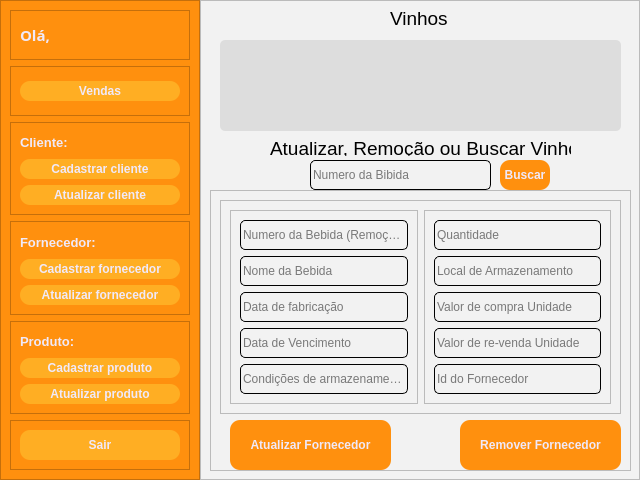
<?xml version="1.0" encoding="UTF-8"?>
<ui version="4.0">
 <class>MainWindow</class>
 <widget class="QMainWindow" name="MainWindow">
  <property name="geometry">
   <rect>
    <x>0</x>
    <y>0</y>
    <width>640</width>
    <height>480</height>
   </rect>
  </property>
  <property name="minimumSize">
   <size>
    <width>640</width>
    <height>480</height>
   </size>
  </property>
  <property name="maximumSize">
   <size>
    <width>640</width>
    <height>480</height>
   </size>
  </property>
  <property name="windowTitle">
   <string>MainWindow</string>
  </property>
  <widget class="QWidget" name="centralwidget">
   <layout class="QHBoxLayout" name="horizontalLayout">
    <property name="spacing">
     <number>0</number>
    </property>
    <property name="leftMargin">
     <number>0</number>
    </property>
    <property name="topMargin">
     <number>0</number>
    </property>
    <property name="rightMargin">
     <number>0</number>
    </property>
    <property name="bottomMargin">
     <number>0</number>
    </property>
    <item>
     <widget class="QFrame" name="frame">
      <property name="enabled">
       <bool>true</bool>
      </property>
      <property name="minimumSize">
       <size>
        <width>50</width>
        <height>0</height>
       </size>
      </property>
      <property name="maximumSize">
       <size>
        <width>200</width>
        <height>16777215</height>
       </size>
      </property>
      <property name="styleSheet">
       <string notr="true">background-color: rgb(255, 144, 14);</string>
      </property>
      <property name="frameShape">
       <enum>QFrame::StyledPanel</enum>
      </property>
      <property name="frameShadow">
       <enum>QFrame::Raised</enum>
      </property>
      <layout class="QVBoxLayout" name="verticalLayout">
       <item>
        <widget class="QFrame" name="frame_3">
         <property name="maximumSize">
          <size>
           <width>16777215</width>
           <height>50</height>
          </size>
         </property>
         <property name="frameShape">
          <enum>QFrame::StyledPanel</enum>
         </property>
         <property name="frameShadow">
          <enum>QFrame::Raised</enum>
         </property>
         <layout class="QHBoxLayout" name="horizontalLayout_2">
          <item>
           <widget class="QLabel" name="label_string_ola">
            <property name="maximumSize">
             <size>
              <width>30</width>
              <height>16777215</height>
             </size>
            </property>
            <property name="font">
             <font>
              <family>Rubik</family>
              <pointsize>11</pointsize>
              <weight>75</weight>
              <bold>true</bold>
             </font>
            </property>
            <property name="contextMenuPolicy">
             <enum>Qt::DefaultContextMenu</enum>
            </property>
            <property name="styleSheet">
             <string notr="true">color: rgb(240, 233, 249);</string>
            </property>
            <property name="text">
             <string>Olá,</string>
            </property>
           </widget>
          </item>
          <item>
           <widget class="QLineEdit" name="lineEdit_menu_nome_sobrenome_cliente">
            <property name="maximumSize">
             <size>
              <width>200</width>
              <height>16777215</height>
             </size>
            </property>
            <property name="font">
             <font>
              <family>Rubik</family>
              <pointsize>11</pointsize>
              <weight>75</weight>
              <bold>true</bold>
             </font>
            </property>
            <property name="styleSheet">
             <string notr="true">
QLineEdit{
	background:transparent;
	border:none;
	color: rgb(240, 233, 249);

}</string>
            </property>
           </widget>
          </item>
         </layout>
        </widget>
       </item>
       <item>
        <widget class="QFrame" name="frame_12">
         <property name="maximumSize">
          <size>
           <width>16777215</width>
           <height>50</height>
          </size>
         </property>
         <property name="frameShape">
          <enum>QFrame::StyledPanel</enum>
         </property>
         <property name="frameShadow">
          <enum>QFrame::Raised</enum>
         </property>
         <layout class="QVBoxLayout" name="verticalLayout_9">
          <item>
           <widget class="QPushButton" name="pushButton_cadastro_cadastrar_13">
            <property name="minimumSize">
             <size>
              <width>100</width>
              <height>10</height>
             </size>
            </property>
            <property name="maximumSize">
             <size>
              <width>230</width>
              <height>20</height>
             </size>
            </property>
            <property name="font">
             <font>
              <weight>75</weight>
              <bold>true</bold>
             </font>
            </property>
            <property name="cursor">
             <cursorShape>PointingHandCursor</cursorShape>
            </property>
            <property name="styleSheet">
             <string notr="true">QPushButton{
	border-radius: 10px;
	border-image: url(:/Close_Image/cil-x.png);
	background-position: center;
		
	color: rgb(240, 233, 249);
	background-color: rgb(255, 174, 35);
	
}
QPushButton:hover{
	
	
	background-color: rgb(207, 110, 0);
	color: rgb(240, 233, 249);
}
QPushButton:pressed{
	background-color: rgb(35, 35, 35);
	color: rgb(200, 200, 200);
}

</string>
            </property>
            <property name="text">
             <string>Vendas</string>
            </property>
           </widget>
          </item>
         </layout>
        </widget>
       </item>
       <item>
        <widget class="QFrame" name="frame_4">
         <property name="minimumSize">
          <size>
           <width>0</width>
           <height>0</height>
          </size>
         </property>
         <property name="frameShape">
          <enum>QFrame::StyledPanel</enum>
         </property>
         <property name="frameShadow">
          <enum>QFrame::Raised</enum>
         </property>
         <layout class="QVBoxLayout" name="verticalLayout_2">
          <item>
           <widget class="QLabel" name="label_3">
            <property name="font">
             <font>
              <pointsize>10</pointsize>
              <weight>75</weight>
              <bold>true</bold>
             </font>
            </property>
            <property name="styleSheet">
             <string notr="true">color: rgb(240, 233, 249);</string>
            </property>
            <property name="text">
             <string>Cliente:</string>
            </property>
           </widget>
          </item>
          <item>
           <widget class="QPushButton" name="pushButton_cadastro_cadastrar_10">
            <property name="minimumSize">
             <size>
              <width>100</width>
              <height>10</height>
             </size>
            </property>
            <property name="maximumSize">
             <size>
              <width>230</width>
              <height>20</height>
             </size>
            </property>
            <property name="font">
             <font>
              <weight>75</weight>
              <bold>true</bold>
             </font>
            </property>
            <property name="cursor">
             <cursorShape>PointingHandCursor</cursorShape>
            </property>
            <property name="styleSheet">
             <string notr="true">QPushButton{
	border-radius: 10px;
	border-image: url(:/Close_Image/cil-x.png);
	background-position: center;
		
	color: rgb(240, 233, 249);
	background-color: rgb(255, 174, 35);
	
}
QPushButton:hover{
	
	
	background-color: rgb(207, 110, 0);
	color: rgb(240, 233, 249);
}
QPushButton:pressed{
	background-color: rgb(35, 35, 35);
	color: rgb(200, 200, 200);
}

</string>
            </property>
            <property name="text">
             <string>Cadastrar cliente</string>
            </property>
           </widget>
          </item>
          <item>
           <widget class="QPushButton" name="pushButton_cadastro_cadastrar_4">
            <property name="minimumSize">
             <size>
              <width>100</width>
              <height>10</height>
             </size>
            </property>
            <property name="maximumSize">
             <size>
              <width>230</width>
              <height>20</height>
             </size>
            </property>
            <property name="font">
             <font>
              <weight>75</weight>
              <bold>true</bold>
             </font>
            </property>
            <property name="cursor">
             <cursorShape>PointingHandCursor</cursorShape>
            </property>
            <property name="styleSheet">
             <string notr="true">QPushButton{
	border-radius: 10px;
	border-image: url(:/Close_Image/cil-x.png);
	background-position: center;
		
	color: rgb(240, 233, 249);
	background-color: rgb(255, 174, 35);
	
}
QPushButton:hover{
	
	
	background-color: rgb(207, 110, 0);
	color: rgb(240, 233, 249);
}
QPushButton:pressed{
	background-color: rgb(35, 35, 35);
	color: rgb(200, 200, 200);
}

</string>
            </property>
            <property name="text">
             <string>Atualizar cliente</string>
            </property>
           </widget>
          </item>
         </layout>
        </widget>
       </item>
       <item>
        <widget class="QFrame" name="frame_7">
         <property name="frameShape">
          <enum>QFrame::StyledPanel</enum>
         </property>
         <property name="frameShadow">
          <enum>QFrame::Raised</enum>
         </property>
         <layout class="QVBoxLayout" name="verticalLayout_5">
          <item>
           <widget class="QLabel" name="label_4">
            <property name="font">
             <font>
              <pointsize>10</pointsize>
              <weight>75</weight>
              <bold>true</bold>
             </font>
            </property>
            <property name="styleSheet">
             <string notr="true">color: rgb(240, 233, 249);</string>
            </property>
            <property name="text">
             <string>Fornecedor:</string>
            </property>
           </widget>
          </item>
          <item>
           <widget class="QPushButton" name="pushButton_cadastro_cadastrar_12">
            <property name="minimumSize">
             <size>
              <width>100</width>
              <height>10</height>
             </size>
            </property>
            <property name="maximumSize">
             <size>
              <width>230</width>
              <height>20</height>
             </size>
            </property>
            <property name="font">
             <font>
              <weight>75</weight>
              <bold>true</bold>
             </font>
            </property>
            <property name="cursor">
             <cursorShape>PointingHandCursor</cursorShape>
            </property>
            <property name="styleSheet">
             <string notr="true">QPushButton{
	border-radius: 10px;
	border-image: url(:/Close_Image/cil-x.png);
	background-position: center;
		
	color: rgb(240, 233, 249);
	background-color: rgb(255, 174, 35);
	
}
QPushButton:hover{
	
	
	background-color: rgb(207, 110, 0);
	color: rgb(240, 233, 249);
}
QPushButton:pressed{
	background-color: rgb(35, 35, 35);
	color: rgb(200, 200, 200);
}

</string>
            </property>
            <property name="text">
             <string>Cadastrar fornecedor</string>
            </property>
           </widget>
          </item>
          <item>
           <widget class="QPushButton" name="pushButton_cadastro_cadastrar_11">
            <property name="minimumSize">
             <size>
              <width>100</width>
              <height>10</height>
             </size>
            </property>
            <property name="maximumSize">
             <size>
              <width>230</width>
              <height>20</height>
             </size>
            </property>
            <property name="font">
             <font>
              <weight>75</weight>
              <bold>true</bold>
             </font>
            </property>
            <property name="cursor">
             <cursorShape>PointingHandCursor</cursorShape>
            </property>
            <property name="styleSheet">
             <string notr="true">QPushButton{
	border-radius: 10px;
	border-image: url(:/Close_Image/cil-x.png);
	background-position: center;
		
	color: rgb(240, 233, 249);
	background-color: rgb(255, 174, 35);
	
}
QPushButton:hover{
	
	
	background-color: rgb(207, 110, 0);
	color: rgb(240, 233, 249);
}
QPushButton:pressed{
	background-color: rgb(35, 35, 35);
	color: rgb(200, 200, 200);
}

</string>
            </property>
            <property name="text">
             <string>Atualizar fornecedor</string>
            </property>
           </widget>
          </item>
         </layout>
        </widget>
       </item>
       <item>
        <widget class="QFrame" name="frame_8">
         <property name="frameShape">
          <enum>QFrame::StyledPanel</enum>
         </property>
         <property name="frameShadow">
          <enum>QFrame::Raised</enum>
         </property>
         <layout class="QVBoxLayout" name="verticalLayout_6">
          <item>
           <widget class="QLabel" name="label_5">
            <property name="font">
             <font>
              <pointsize>10</pointsize>
              <weight>75</weight>
              <bold>true</bold>
             </font>
            </property>
            <property name="styleSheet">
             <string notr="true">color: rgb(240, 233, 249);</string>
            </property>
            <property name="text">
             <string>Produto:</string>
            </property>
           </widget>
          </item>
          <item>
           <widget class="QPushButton" name="pushButton_cadastro_cadastrar_16">
            <property name="minimumSize">
             <size>
              <width>100</width>
              <height>10</height>
             </size>
            </property>
            <property name="maximumSize">
             <size>
              <width>230</width>
              <height>20</height>
             </size>
            </property>
            <property name="font">
             <font>
              <weight>75</weight>
              <bold>true</bold>
             </font>
            </property>
            <property name="cursor">
             <cursorShape>PointingHandCursor</cursorShape>
            </property>
            <property name="styleSheet">
             <string notr="true">QPushButton{
	border-radius: 10px;
	border-image: url(:/Close_Image/cil-x.png);
	background-position: center;
		
	color: rgb(240, 233, 249);
	background-color: rgb(255, 174, 35);
	
}
QPushButton:hover{
	
	
	background-color: rgb(207, 110, 0);
	color: rgb(240, 233, 249);
}
QPushButton:pressed{
	background-color: rgb(35, 35, 35);
	color: rgb(200, 200, 200);
}

</string>
            </property>
            <property name="text">
             <string>Cadastrar produto</string>
            </property>
           </widget>
          </item>
          <item>
           <widget class="QPushButton" name="pushButton_cadastro_cadastrar_15">
            <property name="minimumSize">
             <size>
              <width>100</width>
              <height>10</height>
             </size>
            </property>
            <property name="maximumSize">
             <size>
              <width>230</width>
              <height>20</height>
             </size>
            </property>
            <property name="font">
             <font>
              <weight>75</weight>
              <bold>true</bold>
             </font>
            </property>
            <property name="cursor">
             <cursorShape>PointingHandCursor</cursorShape>
            </property>
            <property name="styleSheet">
             <string notr="true">QPushButton{
	border-radius: 10px;
	border-image: url(:/Close_Image/cil-x.png);
	background-position: center;
		
	color: rgb(240, 233, 249);
	background-color: rgb(255, 174, 35);
	
}
QPushButton:hover{
	
	
	background-color: rgb(207, 110, 0);
	color: rgb(240, 233, 249);
}
QPushButton:pressed{
	background-color: rgb(35, 35, 35);
	color: rgb(200, 200, 200);
}

</string>
            </property>
            <property name="text">
             <string>Atualizar produto</string>
            </property>
           </widget>
          </item>
         </layout>
        </widget>
       </item>
       <item>
        <widget class="QFrame" name="frame_5">
         <property name="maximumSize">
          <size>
           <width>16777215</width>
           <height>50</height>
          </size>
         </property>
         <property name="frameShape">
          <enum>QFrame::StyledPanel</enum>
         </property>
         <property name="frameShadow">
          <enum>QFrame::Raised</enum>
         </property>
         <widget class="QPushButton" name="pushButton_cadastro_cadastrar_6">
          <property name="geometry">
           <rect>
            <x>10</x>
            <y>10</y>
            <width>160</width>
            <height>30</height>
           </rect>
          </property>
          <property name="minimumSize">
           <size>
            <width>100</width>
            <height>30</height>
           </size>
          </property>
          <property name="maximumSize">
           <size>
            <width>230</width>
            <height>16777215</height>
           </size>
          </property>
          <property name="font">
           <font>
            <weight>75</weight>
            <bold>true</bold>
           </font>
          </property>
          <property name="cursor">
           <cursorShape>PointingHandCursor</cursorShape>
          </property>
          <property name="styleSheet">
           <string notr="true">QPushButton{
	border-radius: 10px;
	border-image: url(:/Close_Image/cil-x.png);
	background-position: center;
		
	color: rgb(240, 233, 249);
	background-color: rgb(255, 174, 35);
	
}
QPushButton:hover{
	
	
	background-color: rgb(207, 110, 0);
	color: rgb(240, 233, 249);
}
QPushButton:pressed{
	background-color: rgb(35, 35, 35);
	color: rgb(200, 200, 200);
}

</string>
          </property>
          <property name="text">
           <string>Sair</string>
          </property>
         </widget>
        </widget>
       </item>
      </layout>
     </widget>
    </item>
    <item>
     <widget class="QFrame" name="frame_2">
      <property name="enabled">
       <bool>true</bool>
      </property>
      <property name="styleSheet">
       <string notr="true">background-color: rgb(242, 242, 242);</string>
      </property>
      <property name="frameShape">
       <enum>QFrame::StyledPanel</enum>
      </property>
      <property name="frameShadow">
       <enum>QFrame::Raised</enum>
      </property>
      <widget class="QTextEdit" name="textEdit">
       <property name="geometry">
        <rect>
         <x>20</x>
         <y>40</y>
         <width>401</width>
         <height>91</height>
        </rect>
       </property>
       <property name="styleSheet">
        <string notr="true">border-radius: 5px;
padding 15px;
background-color: rgb(221,221,221);
color: rgb(255, 255, 255);</string>
       </property>
      </widget>
      <widget class="QLabel" name="label">
       <property name="geometry">
        <rect>
         <x>190</x>
         <y>10</y>
         <width>61</width>
         <height>16</height>
        </rect>
       </property>
       <property name="font">
        <font>
         <pointsize>14</pointsize>
        </font>
       </property>
       <property name="text">
        <string>Vinhos</string>
       </property>
      </widget>
      <widget class="QLineEdit" name="lineEdit_2">
       <property name="geometry">
        <rect>
         <x>110</x>
         <y>160</y>
         <width>181</width>
         <height>30</height>
        </rect>
       </property>
       <property name="minimumSize">
        <size>
         <width>0</width>
         <height>30</height>
        </size>
       </property>
       <property name="styleSheet">
        <string notr="true">border-width: 1px;
border-color: black;
border-style: solid;
display: inline-block;
border-radius: 5px;</string>
       </property>
       <property name="text">
        <string/>
       </property>
       <property name="placeholderText">
        <string>Numero da Bibida</string>
       </property>
      </widget>
      <widget class="QPushButton" name="pushButton_cadastro_cadastrar_7">
       <property name="geometry">
        <rect>
         <x>300</x>
         <y>160</y>
         <width>50</width>
         <height>30</height>
        </rect>
       </property>
       <property name="minimumSize">
        <size>
         <width>50</width>
         <height>30</height>
        </size>
       </property>
       <property name="maximumSize">
        <size>
         <width>50</width>
         <height>30</height>
        </size>
       </property>
       <property name="font">
        <font>
         <weight>75</weight>
         <bold>true</bold>
        </font>
       </property>
       <property name="cursor">
        <cursorShape>PointingHandCursor</cursorShape>
       </property>
       <property name="styleSheet">
        <string notr="true">QPushButton{
	border-radius: 10px;
	border-image: url(:/Close_Image/cil-x.png);
	background-position: center;
		
	color: rgb(240, 233, 249);
	background-color: rgb(255, 144, 14);
	
}
QPushButton:hover{
	
	
	background-color: rgb(207, 110, 0);
	color: rgb(240, 233, 249);
}
QPushButton:pressed{
	background-color: rgb(35, 35, 35);
	color: rgb(200, 200, 200);
}

</string>
       </property>
       <property name="text">
        <string>Buscar</string>
       </property>
      </widget>
      <widget class="QFrame" name="frame_6">
       <property name="geometry">
        <rect>
         <x>10</x>
         <y>190</y>
         <width>421</width>
         <height>281</height>
        </rect>
       </property>
       <property name="frameShape">
        <enum>QFrame::StyledPanel</enum>
       </property>
       <property name="frameShadow">
        <enum>QFrame::Raised</enum>
       </property>
       <widget class="QPushButton" name="pushButton_cadastro_cadastrar_9">
        <property name="geometry">
         <rect>
          <x>20</x>
          <y>230</y>
          <width>161</width>
          <height>50</height>
         </rect>
        </property>
        <property name="minimumSize">
         <size>
          <width>0</width>
          <height>50</height>
         </size>
        </property>
        <property name="maximumSize">
         <size>
          <width>16777215</width>
          <height>16777215</height>
         </size>
        </property>
        <property name="font">
         <font>
          <weight>75</weight>
          <bold>true</bold>
         </font>
        </property>
        <property name="cursor">
         <cursorShape>PointingHandCursor</cursorShape>
        </property>
        <property name="styleSheet">
         <string notr="true">QPushButton{
	border-radius: 10px;
	border-image: url(:/Close_Image/cil-x.png);
	background-position: center;
		
	color: rgb(240, 233, 249);
	background-color: rgb(255, 144, 14);
	
}
QPushButton:hover{
	
	
	background-color: rgb(207, 110, 0);
	color: rgb(240, 233, 249);
}
QPushButton:pressed{
	background-color: rgb(35, 35, 35);
	color: rgb(200, 200, 200);
}

</string>
        </property>
        <property name="text">
         <string>Atualizar Fornecedor</string>
        </property>
       </widget>
       <widget class="QPushButton" name="pushButton_cadastro_cadastrar_17">
        <property name="geometry">
         <rect>
          <x>250</x>
          <y>230</y>
          <width>161</width>
          <height>50</height>
         </rect>
        </property>
        <property name="minimumSize">
         <size>
          <width>0</width>
          <height>50</height>
         </size>
        </property>
        <property name="maximumSize">
         <size>
          <width>16777215</width>
          <height>16777215</height>
         </size>
        </property>
        <property name="font">
         <font>
          <weight>75</weight>
          <bold>true</bold>
         </font>
        </property>
        <property name="cursor">
         <cursorShape>PointingHandCursor</cursorShape>
        </property>
        <property name="styleSheet">
         <string notr="true">QPushButton{
	border-radius: 10px;
	border-image: url(:/Close_Image/cil-x.png);
	background-position: center;
		
	color: rgb(240, 233, 249);
	background-color: rgb(255, 144, 14);
	
}
QPushButton:hover{
	
	
	background-color: rgb(207, 110, 0);
	color: rgb(240, 233, 249);
}
QPushButton:pressed{
	background-color: rgb(35, 35, 35);
	color: rgb(200, 200, 200);
}

</string>
        </property>
        <property name="text">
         <string>Remover Fornecedor</string>
        </property>
       </widget>
       <widget class="QFrame" name="frame_9">
        <property name="geometry">
         <rect>
          <x>10</x>
          <y>10</y>
          <width>401</width>
          <height>214</height>
         </rect>
        </property>
        <property name="frameShape">
         <enum>QFrame::StyledPanel</enum>
        </property>
        <property name="frameShadow">
         <enum>QFrame::Raised</enum>
        </property>
        <layout class="QHBoxLayout" name="horizontalLayout_3">
         <item>
          <widget class="QFrame" name="frame_11">
           <property name="frameShape">
            <enum>QFrame::StyledPanel</enum>
           </property>
           <property name="frameShadow">
            <enum>QFrame::Raised</enum>
           </property>
           <layout class="QVBoxLayout" name="verticalLayout_8">
            <item>
             <widget class="QLineEdit" name="lineEdit_6">
              <property name="minimumSize">
               <size>
                <width>0</width>
                <height>30</height>
               </size>
              </property>
              <property name="styleSheet">
               <string notr="true">border-width: 1px;
border-color: black;
border-style: solid;
display: inline-block;
border-radius: 5px;</string>
              </property>
              <property name="placeholderText">
               <string>Numero da Bebida (Remoção)</string>
              </property>
             </widget>
            </item>
            <item>
             <widget class="QLineEdit" name="lineEdit_3">
              <property name="minimumSize">
               <size>
                <width>0</width>
                <height>30</height>
               </size>
              </property>
              <property name="styleSheet">
               <string notr="true">border-width: 1px;
border-color: black;
border-style: solid;
display: inline-block;
border-radius: 5px;</string>
              </property>
              <property name="text">
               <string/>
              </property>
              <property name="placeholderText">
               <string>Nome da Bebida</string>
              </property>
             </widget>
            </item>
            <item>
             <widget class="QLineEdit" name="lineEdit_7">
              <property name="minimumSize">
               <size>
                <width>0</width>
                <height>30</height>
               </size>
              </property>
              <property name="styleSheet">
               <string notr="true">border-width: 1px;
border-color: black;
border-style: solid;
display: inline-block;
border-radius: 5px;</string>
              </property>
              <property name="placeholderText">
               <string>Data de fabricação</string>
              </property>
             </widget>
            </item>
            <item>
             <widget class="QLineEdit" name="lineEdit_14">
              <property name="minimumSize">
               <size>
                <width>0</width>
                <height>30</height>
               </size>
              </property>
              <property name="styleSheet">
               <string notr="true">border-width: 1px;
border-color: black;
border-style: solid;
display: inline-block;
border-radius: 5px;</string>
              </property>
              <property name="text">
               <string/>
              </property>
              <property name="placeholderText">
               <string>Data de Vencimento</string>
              </property>
             </widget>
            </item>
            <item>
             <widget class="QLineEdit" name="lineEdit_15">
              <property name="minimumSize">
               <size>
                <width>0</width>
                <height>30</height>
               </size>
              </property>
              <property name="styleSheet">
               <string notr="true">border-width: 1px;
border-color: black;
border-style: solid;
display: inline-block;
border-radius: 5px;</string>
              </property>
              <property name="placeholderText">
               <string>Condições de armazenamento</string>
              </property>
             </widget>
            </item>
           </layout>
          </widget>
         </item>
         <item>
          <widget class="QFrame" name="frame_10">
           <property name="frameShape">
            <enum>QFrame::StyledPanel</enum>
           </property>
           <property name="frameShadow">
            <enum>QFrame::Raised</enum>
           </property>
           <layout class="QVBoxLayout" name="verticalLayout_7">
            <item>
             <widget class="QLineEdit" name="lineEdit_8">
              <property name="minimumSize">
               <size>
                <width>0</width>
                <height>30</height>
               </size>
              </property>
              <property name="styleSheet">
               <string notr="true">border-width: 1px;
border-color: black;
border-style: solid;
display: inline-block;
border-radius: 5px;</string>
              </property>
              <property name="placeholderText">
               <string>Quantidade</string>
              </property>
             </widget>
            </item>
            <item>
             <widget class="QLineEdit" name="lineEdit_9">
              <property name="minimumSize">
               <size>
                <width>0</width>
                <height>30</height>
               </size>
              </property>
              <property name="styleSheet">
               <string notr="true">border-width: 1px;
border-color: black;
border-style: solid;
display: inline-block;
border-radius: 5px;</string>
              </property>
              <property name="placeholderText">
               <string>Local de Armazenamento</string>
              </property>
             </widget>
            </item>
            <item>
             <widget class="QLineEdit" name="lineEdit_10">
              <property name="minimumSize">
               <size>
                <width>0</width>
                <height>30</height>
               </size>
              </property>
              <property name="styleSheet">
               <string notr="true">border-width: 1px;
border-color: black;
border-style: solid;
display: inline-block;
border-radius: 5px;</string>
              </property>
              <property name="placeholderText">
               <string>Valor de compra Unidade</string>
              </property>
             </widget>
            </item>
            <item>
             <widget class="QLineEdit" name="lineEdit_12">
              <property name="minimumSize">
               <size>
                <width>0</width>
                <height>30</height>
               </size>
              </property>
              <property name="styleSheet">
               <string notr="true">border-width: 1px;
border-color: black;
border-style: solid;
display: inline-block;
border-radius: 5px;</string>
              </property>
              <property name="placeholderText">
               <string>Valor de re-venda Unidade</string>
              </property>
             </widget>
            </item>
            <item>
             <widget class="QLineEdit" name="lineEdit_11">
              <property name="minimumSize">
               <size>
                <width>0</width>
                <height>30</height>
               </size>
              </property>
              <property name="styleSheet">
               <string notr="true">border-width: 1px;
border-color: black;
border-style: solid;
display: inline-block;
border-radius: 5px;</string>
              </property>
              <property name="placeholderText">
               <string>Id do Fornecedor</string>
              </property>
             </widget>
            </item>
           </layout>
          </widget>
         </item>
        </layout>
       </widget>
      </widget>
      <widget class="QLabel" name="label_2">
       <property name="geometry">
        <rect>
         <x>70</x>
         <y>140</y>
         <width>301</width>
         <height>16</height>
        </rect>
       </property>
       <property name="font">
        <font>
         <pointsize>14</pointsize>
        </font>
       </property>
       <property name="text">
        <string>Atualizar, Remoção ou Buscar Vinhos</string>
       </property>
      </widget>
     </widget>
    </item>
   </layout>
  </widget>
 </widget>
 <resources/>
 <connections/>
</ui>
